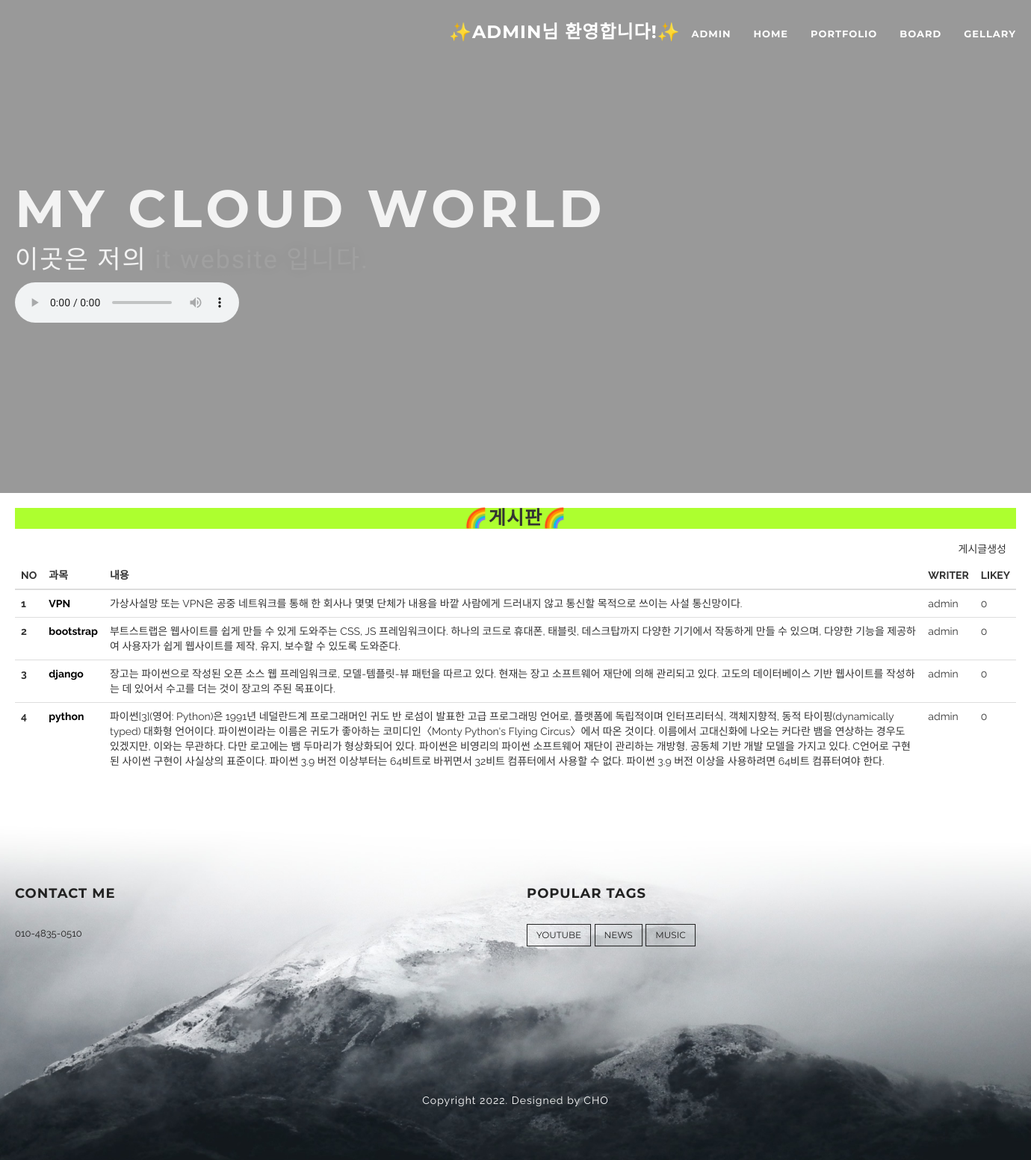
Page /board/index/ (signed in) on the committed database.
### acc/models.py (models this page shows)
class User(AbstractUser):
    comment = models.TextField()
    point = models.IntegerField(default=0)

### board/models.py (models this page shows, shortened)
class Board(models.Model):
    subject = models.CharField(max_length=100)
    writer = models.ForeignKey(User, null=True, default=0, on_delete=models.CASCADE)
    content = models.TextField()
    pubdate = models.DateTimeField()
    likey = models.ManyToManyField(User, blank=True, related_name="likey")

### board/views.py (the view)
# urls.py: path('index/' ,views.index, name="index"),
def index(request):
    pg = request.GET.get("page", 2)
    cate = request.GET.get("cate", "")
    kw = request.GET.get("kw", "")
    if kw:
        if cate == "sub":
            b = Board.objects.filter(subject__startswith=kw)
        elif cate == "wri":
            try:
                from acc.models import User
                u = User.objects.get(username=kw)
                b = Board.objects.filter(writer=u)
            except:
                b = Board.objects.none()
        elif cate == "con":
            b = Board.objects.filter(content__contains=kw)
        else:
            b = Board.objects.none()
    else:
        b = Board.objects.all()
    b = b.order_by("-pubdate")
    pag = Paginator(b, 5)
    obj = pag.get_page(pg)
    context = {
        "bset" : obj,
        "kw" : kw,
        "cate" : cate
    }
    return render(request, "board/index.html", context)

### templates/board/index.html (shortened to what this page needs)
{% extends 'base.html' %}
{% block con %}
<div class="container">
    <div class="text-center">
    <h2 style="background-color:greenyellow; font-size: 180%;"><b>🌈게시판🌈</b></h2>
    </div>
    <div class="text-right">
        <a href="{% url 'board:create' %}" class="btn btn-dark">게시글생성</a>
    </div>
    <table class="table table-hover mt-3">
        <thead>
            <tr class="table-dark">
                <th scope="col">NO</th>
                <th scope="col">과목</th>
                <th scope="col">내용</th>
                <th scope="col">WRITER</th>
                <th scope="col">LIKEY</th>
            </tr>
        </thead>
        <tbody>
            {% for i in bset %}
                <tr>
                    <th scope="row">{{forloop.counter}}</th>
                    <td><a class="sub" href="{% url 'board:detail' i.id %}">{{ i.subject }}</a></td>
                    <td>{{ i.content }}</td>
                    <td>{{ i.writer }}</td>
                    <td>0</td>
                </tr>
            {% endfor %}
        </tbody>
    </table>
</div>
{% endblock %}

### templates/base.html (shortened to what this page needs)
{% load static %}
<!DOCTYPE html>
<html lang="en">
<head>
    <link href="{% static 'assets/css/bootstrap.min.css' %}" rel="stylesheet">
    <link href="{% static 'assets/css/animate.css' %}" rel="stylesheet">
    <link href="{% static 'assets/css/plugins.css' %}" rel="stylesheet">
    <link href="{% static 'assets/css/style.css' %}" rel="stylesheet">
    <link href="{% static 'assets/font-awesome/css/font-awesome.min.css' %}" rel="stylesheet" type="text/css">
    <link href="{% static 'assets/css/pe-icons.css" rel="stylesheet' %}">
	<link rel="stylesheet" href="https://unpkg.com/swiper/swiper-bundle.min.css">
	<link rel="stylesheet" href="{% static 'assets/css/styles.css' %}">
</head>
<body id="page-top" class="index">
    {% if user.is_superuser %}
    <div class="master-wrapper">
        <nav class="navbar navbar-default navbar-fixed-top fadeInDown" data-wow-delay="0.5s">
            <div class="container">
                <div class="text-center">
                    <ul class="nav navbar-nav navbar-right">
                        <li class="dropdown">
                            <h3 style="color: white" class="text-center"><b>✨{{user}}</b>님 환영합니다!✨</h3>
                        </li>
                        <li class="dropdown">
                            <a href="#" class="dropdown-toggle" data-toggle="dropdown">admin </a>
                        </li>
                        <li class="dropdown">
                            <a href="#" class="dropdown-toggle" data-toggle="dropdown">Home </a>
                        </li>
                        <li class="dropdown">
                            <a href="#" class="dropdown-toggle" data-toggle="dropdown">Portfolio </a>
                        </li>
                        <li class="dropdown">
                            <a href="#" class="dropdown-toggle" data-toggle="dropdown">Board </a>
                        </li>
                        <li class="dropdown">
                            <a href="#" class="dropdown-toggle" data-hover="dropdown" data-toggle="dropdown">Gellary </a>
                        </li>
                    </ul>
                </div>
            </div>
        </nav>
        <header id="headerwrap" class="dark-wrapper backstretched special-max-height no-overlay">
            <div class="container vertical-center">
                <div class="intro-text vertical-center text-left smoothie">
                    <div class="intro-heading wow fadeIn heading-font" data-wow-delay="0.2s">MY cloud world</div>
                    <div class="intro-sub-heading wow fadeIn secondary-font" data-wow-delay="0.4s">이곳은 저의 <span class="rotate">it website 입니다., it portfolio 입니다.</span>
                    <br><audio controlsList="nodownload" autoplay controls loop src="{% static 'assets/img/bg/나의 X에게.mp3' %}"></audio></div>
                </div>
            </div>
        </header>
    {% endif %}
        {% block con %}
        {% endblock %}
        <div id="footer-wrapper" class="footer-image-bg">
            <section class="transparent-wrapper">
                <div class="section-inner">
                    <div class="container">
                        <div class="row">
                            <div class="col-md-6">
                                <div class="widget about-us-widget">
                                    <h4 class="widget-title">Contact me</h4>
                                    <p>010-4835-0510</p>
                                </div>
                            </div>
                            <div class="col-md-6">
                                <div class="widget">
                                    <h4 class="widget-title">Popular Tags</h4>
                                    <div class="tagcloud">
                                        <a href="https://www.youtube.com/" class="tag-link btn btn-theme btn-white btn-xs smoothie" title="3 topics">youtube</a>
                                        <a href="https://news.naver.com/" class="tag-link btn btn-theme btn-white btn-xs smoothie" title="3 topics">News</a>
                                        <a href="https://vibe.naver.com/" class="tag-link btn btn-theme btn-white btn-xs smoothie" title="3 topics">Music</a>
                                    </div>
                                </div>
                            </div>
                        </div>
                    </div>
                </div>
            </section>
            <footer class="white-wrapper">
                <div class="container">
                    <div class="text-center">
                        <span class="copyright">Copyright 2022. Designed by CHO</span>
                    </div>
                </div>
            </footer>
        </div>
    </div>
</body>
</html>

### static/assets/css/style.css (style rules this page uses)
body { overflow-x: hidden; font-family: 'Raleway', "Helvetica Neue", Helvetica, Arial, sans-serif; background-color: #fff; font-weight: 400; line-height: 1.75; color: #333 }
.secondary-font { font-family: 'Crete Round', "Helvetica Neue", Helvetica, Arial, sans-serif; text-transform: none; }
.heading-font, .navbar-default .navbar-brand, .navbar-default .nav li a { font-family: 'Montserrat', "Helvetica Neue", Helvetica, Arial, sans-serif; text-transform: none; }
p { font-size: 13px; line-height: 26px; }
a, a:hover, a:focus, a:active, a.active { outline: 0; text-decoration: none }
a { color: #333 }
h1, h2, h3, h4, h5, h6 { font-family: 'Montserrat', "Helvetica Neue", Helvetica, Arial, sans-serif; text-transform: uppercase; font-weight: 700; letter-spacing: 1px }
body { webkit-tap-highlight-color: #333 }
.smoothie, .smoothie:hover { -webkit-transition: all .5s ease-in-out; -moz-transition: all .5s ease-in-out; -o-transition: all .5s ease-in-out; -ms-transition: all .5s ease-in-out; transition: all .5s ease-in-out }
@media (min-width: 1200px) { .container { width: 1370px; } }
.btn { font-family: 'Montserrat', "Helvetica Neue", Helvetica, Arial, sans-serif; }
.btn-white { border-color: #f3f3f3; color: #f3f3f3; }
.navbar-default { border-color: transparent; background-color: #182326 }
.navbar-default .nav li a { text-transform: uppercase; font-weight: 700; font-size: 13px; color: #333; padding: 25px 15px; -webkit-transition: all .5s ease-in-out; -moz-transition: all .5s ease-in-out; -o-transition: all .5s ease-in-out; -ms-transition: all .5s ease-in-out; transition: all .5s ease-in-out; letter-spacing: 1px; }
.navbar-default.background--dark .nav li > a, .navbar-default.background--dark .navbar-brand, #headerwrap.background--dark .intro-text, .navbar-default .nav li > a, .navbar-default .navbar-brand, #headerwrap .intro-text { color: #fff; }
#headerwrap { background-color: #f3f3f3; overflow: hidden }
header { color: #333 }
header .intro-text { padding-top: 100px; padding-bottom: 50px; color: #333 }
header .intro-text .intro-heading { margin-bottom: 60px; text-transform: uppercase; font-size: 30px; font-weight: 700; line-height: 30px }
section { background-color: #fff; clear: both; }
.dark-wrapper { background-color: #111111 }
.dark-wrapper h1, .dark-wrapper h2, .dark-wrapper h3, .dark-wrapper h4, .dark-wrapper h5, .dark-wrapper h6, .dark-wrapper p, .dark-wrapper a, .dark-wrapper, .dark-wrapper * { color: #f3f3f3 }
.section-inner { padding: 120px 0 }
.tagcloud a { border-radius: 0; padding: 5px 12px; text-transform: uppercase; margin: 0 1px 5px 0; border: 1px solid; }
footer.white-wrapper { padding: 60px 0; background-color: #000; }
footer.white-wrapper * { color: #fff; }
footer.white-wrapper span.copyright { letter-spacing: 1px; text-transform: uppercase; text-transform: none; line-height: 40px }
.widget-title { margin-bottom: 30px; }
.footer-image-bg { background-image: url(../img/footer-bg.jpeg); background-size: cover; background-position: center center; }
.footer-image-bg .dark-wrapper, .footer-image-bg .white-wrapper { background-color: transparent !important; border: none; }
.footer-image-bg *, .footer-image-bg a { color: #222; }
.transparent-wrapper { background-color: transparent; }
@media (min-width:767px) { header .intro-text { padding-top: 420px; padding-bottom: 100px } }
@media (min-width:767px) { header .intro-text .intro-heading { margin-bottom: 20px; text-transform: uppercase; font-size: 70px; font-weight: 700; letter-spacing: 6px; line-height: 38px } }
@media (min-width:767px) { .intro-sub-heading { font-size: 34px; text-transform: lowercase; letter-spacing: 2px; font-weight: 300; } }
@media (min-width:768px) { .navbar-default { padding: 10px 0; border: 0; background-color: transparent; -webkit-transition: all .5s ease-in-out; -moz-transition: all .5s ease-in-out; -o-transition: all .5s ease-in-out; -ms-transition: all .5s ease-in-out; transition: all .5s ease-in-out } }
@media (min-width:768px) { .special-max-height { max-height: 660px !important; height: 660px !important; } }

### static/assets/css/styles.css (style rules this page uses)
* { margin: 0px; padding: 0px; }
ul,ol,li { list-style: none; }
a { text-decoration: none; }

### templates/board/index.html (style rules this page uses)
.sub { text-decoration: none; color:black; font-weight: bold; }

### rows in the picture
User: username "ADMIN"
Board: subject "VPN", content "가상사설망 또는 VPN은 공중 네트워크를 통해 한 회사나 몇몇 단체가 내용을 바깥 사람에게 드러내지 않고 통신할 목적으로 쓰이는 사설 통신망이다.", writer "admin"
Board: subject "bootstrap", content "부트스트랩은 웹사이트를 쉽게 만들 수 있게 도와주는 CSS, JS 프레임워크이다. 하나의 코드로 휴대폰, 태블릿, 데스크탑까지 다양한 기기에서 작동하게 만들 수 있으며, 다양한 기능을 제공하여 사용자가 쉽게 웹사이트를 제작, 유지, 보수할 수 있도록 도와준다.", writer "admin"
Board: subject "django", content "장고는 파이썬으로 작성된 오픈 소스 웹 프레임워크로, 모델-템플릿-뷰 패턴을 따르고 있다. 현재는 장고 소프트웨어 재단에 의해 관리되고 있다. 고도의 데이터베이스 기반 웹사이트를 작성하는 데 있어서 수고를 더는 것이 장고의 주된 목표이다.", writer "admin"
Board: subject "python", content "파이썬[3](영어: Python)은 1991년 네덜란드계 프로그래머인 귀도 반 로섬이 발표한 고급 프로그래밍 언어로, 플랫폼에 독립적이며 인터프리터식, 객체지향적, 동적 타이핑(dynamically typed) 대화형 언어이다. 파이썬이라는 이름은 귀도가 좋아하는 코미디인〈Monty Python's Flying Circus〉에서 따온 것이다. 이름에서 고대신화에 나오는 커다란 뱀을 연상하는 경우도 있겠지만, 이와는 무관하다. 다만 로고에는 뱀 두마리가 형상화되어 있다. 파이썬은 비영리의 파이썬 소프트웨어 재단이 관리하는 개방형, 공동체 기반 개발 모델을 가지고 있다. C언어로 구현된 사이썬 구현이 사실상의 표준이다. 파이썬 3.9 버전 이상부터는 64비트로 바뀌면서 32비트 컴퓨터에서 사용할 수 없다. 파이썬 3.9 버전 이상을 사용하려면 64비트 컴퓨터여야 한다.", writer "admin"
